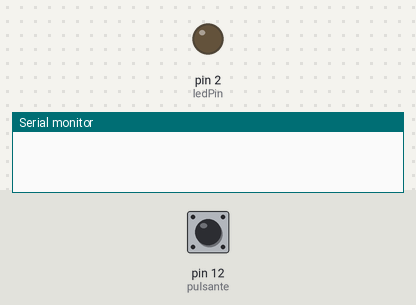
The sketch below on a simulated Arduino Uno, built with avr-gcc and run on an emulated ATmega328P. Parts: output pins drawn as LEDs (lit = HIGH), the last lines printed to the serial monitor. Dashed ring = blinking. Inputs (shaded band) come from the test bench; at power-on: pin 12 (pulsante) HIGH.

Above: at 1.2 s.
1.3 s: pin 12 (pulsante) pulled LOW for 0.15 s
At 1.6 s:
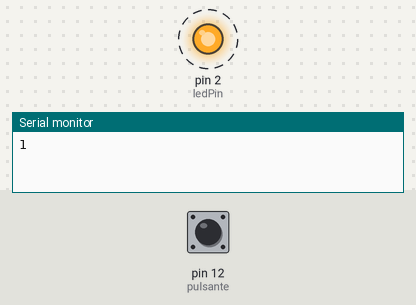
Timing chart, 0 to 10.4 s (numbered marks = the images above; inputs shaded):
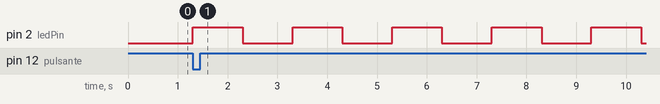

Measured:
- after the input at 1.3 s, pin 2 (ledPin): alternates HIGH for 1.0 s and LOW for 1.0 s, starting at once

The sketch:

pythonSerial.ino
```cpp
const int pulsante = 12;
const int ledPin = 2;
int stato;

boolean buttonState = LOW;
void setup() {

  pinMode(pulsante, INPUT_PULLUP);
  pinMode(ledPin, OUTPUT);

  Serial.begin(9600);
}

void loop() {
  buttonState = digitalRead(pulsante);


  if (buttonState == LOW) {

    Serial.println("1");


for (int i = 0; i <=7; i++) {
      digitalWrite(ledPin, HIGH);   // turn the LED on (HIGH is the voltage level)
      delay(1000);
      digitalWrite(ledPin, LOW);   // turn the LED on (HIGH is the voltage level)
      delay(1000);
   }


  }

  if(Serial.available()){
    char c = Serial.read();
    if (c == '2') {
      stato='2';
      for (int i = 0; i <= 100; i++) {
        digitalWrite(ledPin, HIGH);   // turn the LED on (HIGH is the voltage level)
        delay(40);
        digitalWrite(ledPin, LOW);   // turn the LED on (HIGH is the voltage level)
        delay(40);
      }
    };
  }
  delay(10);

}
```
